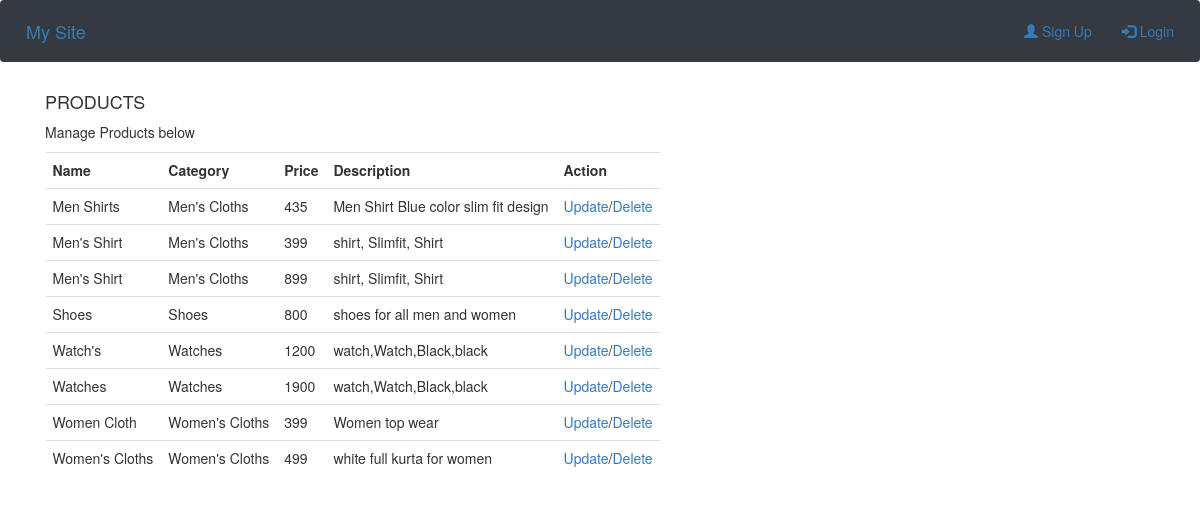
The app's page /product/list/, older data.
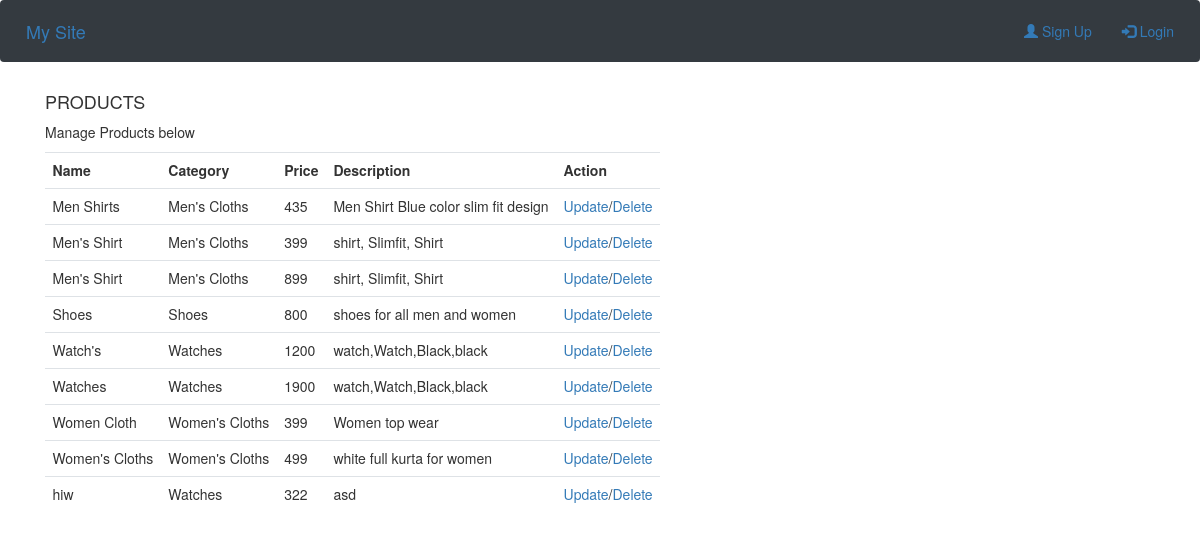
The same page, newer data.
### product/models.py (models this page shows, shortened)
class Products(models.Model):
    name = models.CharField(max_length=50)
    category = models.ForeignKey('Category',on_delete=models.CASCADE, default=1)
    price = models.IntegerField(default=0)
    description = models.CharField(max_length=200)
    image = models.ImageField(upload_to = 'uploads/products/')
    tag = models.ManyToManyField(Tag,related_name='tag')

class Category(models.Model):
    name  =  models.CharField(max_length=20)
    def __str__(self):
        return self.name

### product/views.py (the view)
# urls.py: path('product/list/', ProductListView.as_view(), name='product-list'),
class ProductListView(ListView):
    model = Products
    ordering = ['name']
    form_class = CreateProductForm
    template_name = 'products/products_list.html'
    def get_context_data(self, **kwargs):
        context = super(ProductListView, self).get_context_data(**kwargs)
        context['createproductform'] = CreateProductForm
        return context

### templates/product/products_list.html (shortened to what this page needs)
{% extends 'base.html' %}
{% block content %}
<section class="banner_div">
    <div class="container">
        <div class="row">
            <div class="col s12 form_div user_form">
                <h4 class="user_anagement">PRODUCTS</h4>
                <p class="add_tabletext">Manage Products below</p>
                <div class="row">
                    <div class="col s7">
                        <div class="table manage_table add_tablt">
                            <table>
                                <tr>
                                    <th>Name</th>
                                    <th>Category</th>
                                    <th>Price</th>
                                    <th>Description</th>
                                    <th>Action</th>
                                </tr>
                                {% for object in object_list %}
                                <tr id="expert_table_{{object.id}}">
                                    <td>{{ object.name }}</td>
                                    <td>{{ object.category }}</td>
                                    <td>{{ object.price}}</td>
                                    <td>{{ object.description}}</td>
                                    <td><a href="/product/update/{{object.id}}">Update</a>/<a href="/{{object.id}}/product/delete/">Delete</a></td>
                                </tr>
                                {% endfor %}
                            </table>
                        </div>
                    </div>
                </div>
            </div>
        </div>
    </div>
</section>
{% endblock %}

Row changes from the older to the newer data that the page shows:
added Products: name "hiw", category "Watches", price "322", description "asd"
